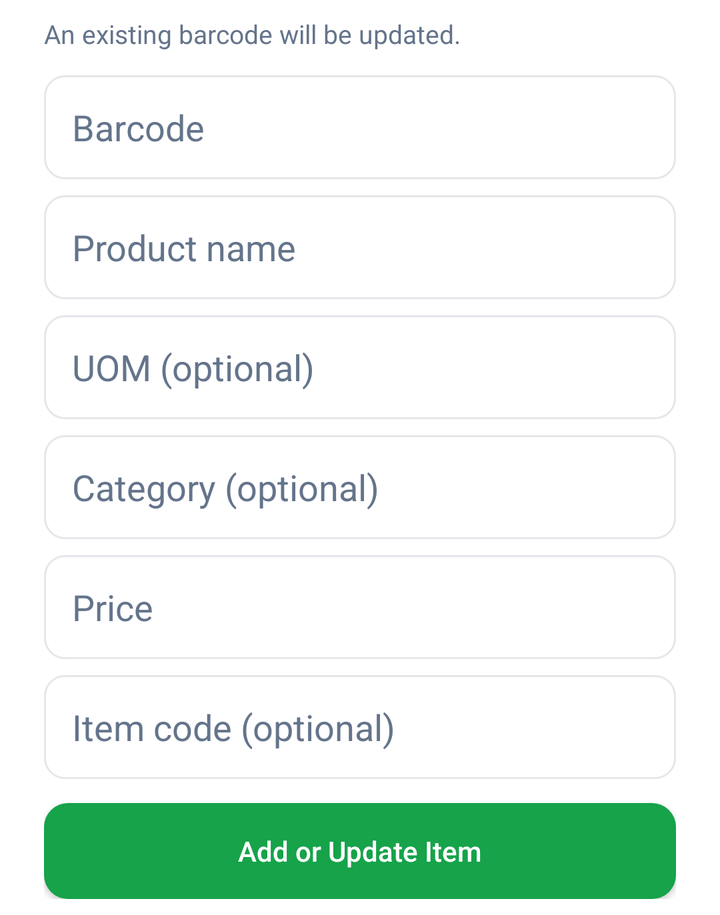
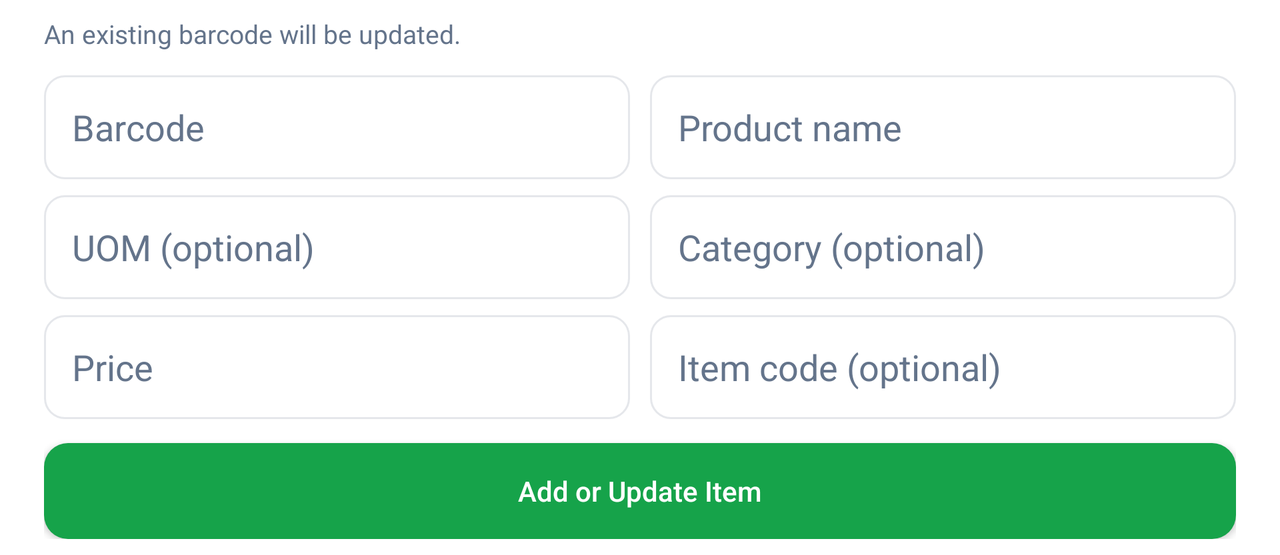

Two renders of one Android screen. The first uses the default layout on a phone; the second uses the alternative layout the repository ships for a different screen configuration, on a matching device. The two XML files are below.
<!-- AndroidManifest.xml: application theme AppTheme -->
<!-- res/layout/dialog_admin_manual.xml -->
<?xml version="1.0" encoding="utf-8"?>
<ScrollView xmlns:android="http://schemas.android.com/apk/res/android"
    android:layout_width="match_parent"
    android:layout_height="wrap_content"
    android:fillViewport="true">

    <LinearLayout
        android:layout_width="match_parent"
        android:layout_height="wrap_content"
        android:orientation="vertical"
        android:paddingHorizontal="22dp"
        android:paddingVertical="8dp">

        <TextView
            android:layout_width="match_parent"
            android:layout_height="wrap_content"
            android:text="@string/manual_product_hint"
            android:textColor="@color/muted"
            android:textSize="13sp" />

        <EditText
            android:id="@+id/manualBarcodeInput"
            android:layout_width="match_parent"
            android:layout_height="52dp"
            android:layout_marginTop="12dp"
            android:background="@drawable/input_field"
            android:hint="@string/manual_product_barcode"
            android:importantForAutofill="no"
            android:inputType="text"
            android:singleLine="true"
            android:textColor="@color/ink"
            android:textColorHint="@color/muted" />

        <EditText
            android:id="@+id/manualNameInput"
            android:layout_width="match_parent"
            android:layout_height="52dp"
            android:layout_marginTop="8dp"
            android:background="@drawable/input_field"
            android:hint="@string/manual_product_name"
            android:importantForAutofill="no"
            android:inputType="textCapWords"
            android:singleLine="true"
            android:textColor="@color/ink"
            android:textColorHint="@color/muted" />

        <EditText
            android:id="@+id/manualUomInput"
            android:layout_width="match_parent"
            android:layout_height="52dp"
            android:layout_marginTop="8dp"
            android:background="@drawable/input_field"
            android:hint="@string/manual_product_uom"
            android:importantForAutofill="no"
            android:inputType="textCapCharacters"
            android:singleLine="true"
            android:textColor="@color/ink"
            android:textColorHint="@color/muted" />

        <EditText
            android:id="@+id/manualCategoryInput"
            android:layout_width="match_parent"
            android:layout_height="52dp"
            android:layout_marginTop="8dp"
            android:background="@drawable/input_field"
            android:hint="@string/manual_product_category"
            android:importantForAutofill="no"
            android:inputType="textCapWords"
            android:singleLine="true"
            android:textColor="@color/ink"
            android:textColorHint="@color/muted" />

        <EditText
            android:id="@+id/manualPriceInput"
            android:layout_width="match_parent"
            android:layout_height="52dp"
            android:layout_marginTop="8dp"
            android:background="@drawable/input_field"
            android:hint="@string/manual_product_price"
            android:importantForAutofill="no"
            android:inputType="numberDecimal"
            android:singleLine="true"
            android:textColor="@color/ink"
            android:textColorHint="@color/muted" />

        <EditText
            android:id="@+id/manualItemCodeInput"
            android:layout_width="match_parent"
            android:layout_height="52dp"
            android:layout_marginTop="8dp"
            android:background="@drawable/input_field"
            android:hint="@string/manual_product_item_code"
            android:importantForAutofill="no"
            android:inputType="text"
            android:singleLine="true"
            android:textColor="@color/ink"
            android:textColorHint="@color/muted" />

        <Button
            android:id="@+id/saveManualProductButton"
            android:layout_width="match_parent"
            android:layout_height="48dp"
            android:layout_marginTop="12dp"
            android:background="@drawable/button_primary"
            android:fontFamily="sans-serif-medium"
            android:text="@string/manual_product_save"
            android:textAllCaps="false"
            android:textColor="@color/surface"
            android:textSize="14sp" />
    </LinearLayout>
</ScrollView>
<!-- resources referenced by this layout -->
<resources>
  <color name="ink">#0F172A</color>
  <color name="muted">#64748B</color>
  <color name="surface">#FFFFFF</color>
  <!-- drawable button_primary (drawable) -->
  <?xml version="1.0" encoding="utf-8"?>
  <shape xmlns:android="http://schemas.android.com/apk/res/android">
      <solid android:color="@color/brand" />
      <corners android:radius="12dp" />
      <padding android:left="20dp" android:top="14dp" android:right="20dp" android:bottom="14dp" />
  </shape>
  <!-- drawable input_field (drawable) -->
  <?xml version="1.0" encoding="utf-8"?>
  <shape xmlns:android="http://schemas.android.com/apk/res/android">
      <solid android:color="@color/surface" />
      <stroke android:width="1dp" android:color="@color/divider" />
      <corners android:radius="10dp" />
      <padding android:left="14dp" android:top="12dp" android:right="14dp" android:bottom="12dp" />
  </shape>
  <string name="manual_product_barcode">Barcode</string>
  <string name="manual_product_category">Category (optional)</string>
  <string name="manual_product_hint">An existing barcode will be updated.</string>
  <string name="manual_product_item_code">Item code (optional)</string>
  <string name="manual_product_name">Product name</string>
  <string name="manual_product_price">Price</string>
  <string name="manual_product_save">Add or Update Item</string>
  <string name="manual_product_uom">UOM (optional)</string>
  <style name="AppTheme" parent="@android:style/Theme.Material.Light.NoActionBar.Fullscreen">
          <item name="android:fontFamily">sans-serif</item>
          <item name="android:windowFullscreen">true</item>
          <item name="android:windowBackground">@color/surface</item>
          <item name="android:statusBarColor">@android:color/transparent</item>
          <item name="android:navigationBarColor">@android:color/transparent</item>
          <item name="android:colorAccent">@color/brand</item>
      </style>
  <color name="brand">#16A34A</color>
  <color name="divider">#E5E7EB</color>
</resources>
<!-- res/layout-land/dialog_admin_manual.xml (the repository's variant of the layout above) -->
<!-- drawn on the phone turned sideways -->
<?xml version="1.0" encoding="utf-8"?>
<ScrollView xmlns:android="http://schemas.android.com/apk/res/android"
    android:layout_width="match_parent"
    android:layout_height="wrap_content"
    android:fillViewport="true">

    <LinearLayout
        android:layout_width="match_parent"
        android:layout_height="wrap_content"
        android:orientation="vertical"
        android:paddingHorizontal="22dp"
        android:paddingVertical="8dp">

        <TextView
            android:layout_width="match_parent"
            android:layout_height="wrap_content"
            android:text="@string/manual_product_hint"
            android:textColor="@color/muted"
            android:textSize="13sp" />

        <LinearLayout
            android:layout_width="match_parent"
            android:layout_height="wrap_content"
            android:layout_marginTop="12dp"
            android:orientation="horizontal">

            <EditText
                android:id="@+id/manualBarcodeInput"
                android:layout_width="0dp"
                android:layout_height="52dp"
                android:layout_weight="1"
                android:background="@drawable/input_field"
                android:hint="@string/manual_product_barcode"
                android:imeOptions="actionNext"
                android:importantForAutofill="no"
                android:inputType="text"
                android:singleLine="true"
                android:textColor="@color/ink"
                android:textColorHint="@color/muted" />

            <EditText
                android:id="@+id/manualNameInput"
                android:layout_width="0dp"
                android:layout_height="52dp"
                android:layout_marginStart="10dp"
                android:layout_weight="1"
                android:background="@drawable/input_field"
                android:hint="@string/manual_product_name"
                android:imeOptions="actionNext"
                android:importantForAutofill="no"
                android:inputType="textCapWords"
                android:singleLine="true"
                android:textColor="@color/ink"
                android:textColorHint="@color/muted" />
        </LinearLayout>

        <LinearLayout
            android:layout_width="match_parent"
            android:layout_height="wrap_content"
            android:layout_marginTop="8dp"
            android:orientation="horizontal">

            <EditText
                android:id="@+id/manualUomInput"
                android:layout_width="0dp"
                android:layout_height="52dp"
                android:layout_weight="1"
                android:background="@drawable/input_field"
                android:hint="@string/manual_product_uom"
                android:imeOptions="actionNext"
                android:importantForAutofill="no"
                android:inputType="textCapCharacters"
                android:singleLine="true"
                android:textColor="@color/ink"
                android:textColorHint="@color/muted" />

            <EditText
                android:id="@+id/manualCategoryInput"
                android:layout_width="0dp"
                android:layout_height="52dp"
                android:layout_marginStart="10dp"
                android:layout_weight="1"
                android:background="@drawable/input_field"
                android:hint="@string/manual_product_category"
                android:imeOptions="actionNext"
                android:importantForAutofill="no"
                android:inputType="textCapWords"
                android:singleLine="true"
                android:textColor="@color/ink"
                android:textColorHint="@color/muted" />
        </LinearLayout>

        <LinearLayout
            android:layout_width="match_parent"
            android:layout_height="wrap_content"
            android:layout_marginTop="8dp"
            android:orientation="horizontal">

            <EditText
                android:id="@+id/manualPriceInput"
                android:layout_width="0dp"
                android:layout_height="52dp"
                android:layout_weight="1"
                android:background="@drawable/input_field"
                android:hint="@string/manual_product_price"
                android:imeOptions="actionNext"
                android:importantForAutofill="no"
                android:inputType="numberDecimal"
                android:singleLine="true"
                android:textColor="@color/ink"
                android:textColorHint="@color/muted" />

            <EditText
                android:id="@+id/manualItemCodeInput"
                android:layout_width="0dp"
                android:layout_height="52dp"
                android:layout_marginStart="10dp"
                android:layout_weight="1"
                android:background="@drawable/input_field"
                android:hint="@string/manual_product_item_code"
                android:imeOptions="actionDone"
                android:importantForAutofill="no"
                android:inputType="text"
                android:singleLine="true"
                android:textColor="@color/ink"
                android:textColorHint="@color/muted" />
        </LinearLayout>

        <Button
            android:id="@+id/saveManualProductButton"
            android:layout_width="match_parent"
            android:layout_height="48dp"
            android:layout_marginTop="12dp"
            android:background="@drawable/button_primary"
            android:fontFamily="sans-serif-medium"
            android:text="@string/manual_product_save"
            android:textAllCaps="false"
            android:textColor="@color/surface"
            android:textSize="14sp" />
    </LinearLayout>
</ScrollView>
